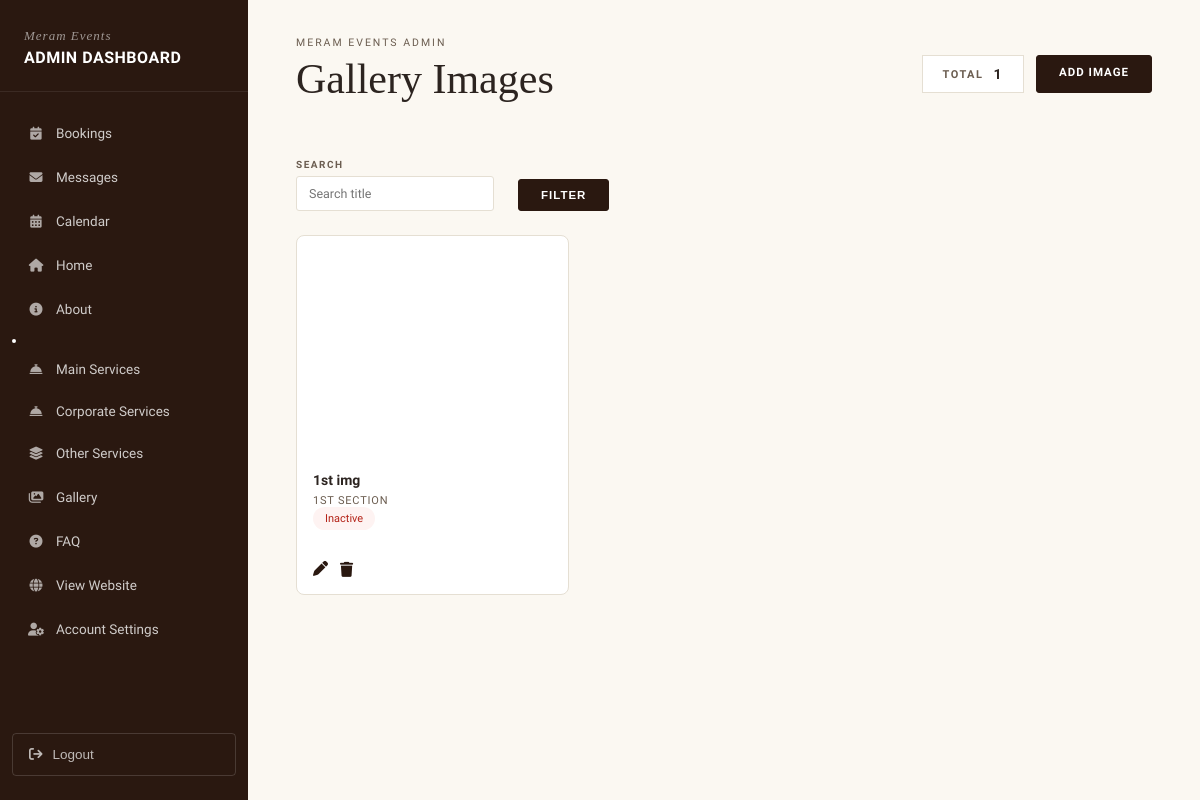
/dashboard/gallery/ (signed in), run on the app's committed database.
### main/models.py (models this page shows, shortened)
class GalleryImage(models.Model):
    CATEGORY_CHOICES = [
        ('section0', 'Intro Grid (9 images)'),
        ('section1', '1st Section'),
        ('section2', '2nd Section'),
        ('cts', 'CTS Section'),
    ]
    title = models.CharField(max_length=200)
    image = models.ImageField(upload_to='gallery/')
    category = models.CharField(
        max_length=50,
        choices=CATEGORY_CHOICES,
        default='section1'
    )
    is_featured = models.BooleanField(default=False)
    order = models.IntegerField(default=0)
    created_at = models.DateTimeField(auto_now_add=True)
    class Meta:
        ordering = ['order', '-created_at']

### main/views.py (the view)
@login_required(login_url='dashboard_login')
def gallery_manage(request):
    images = GalleryImage.objects.all()
    q = request.GET.get('q')
    category = request.GET.get('category')
    if q:
        images = images.filter(title__icontains=q)
    if category:
        images = images.filter(category=category)
    context = {
        'images': images,
        'total': images.count(),
        'query': q or '',
        'selected_category': category or '',
        'categories': GalleryImage.CATEGORY_CHOICES,
        'active_page': 'gallery',
        'unread_contacts': ContactSubmission.objects.filter(is_read=False).count(),
    }
    return render(
        request,
        'dashboard/gallery_manage.html',
        context
    )

### main/templates/dashboard/gallery_manage.html (shortened to what this page needs)
{% extends 'dashboard/dashboard_base.html' %}
{% block dashboard_content %}
<div class="db-breadcrumb">
    Meram Events Admin
</div>
<div class="db-header-row">
    <h1 class="db-page-title">
        Gallery Images
    </h1>
    <div style="display:flex;gap:12px;">
        <div class="db-total-badge">
            Total <strong>{{ total }}</strong>
        </div>
        <a href="{% url 'dashboard_gallery_create' %}"
           class="db-filter-go">
            Add Image
        </a>
    </div>
</div>
<form method="get" class="db-filter-bar">
    <div class="db-date-field">
        <label>Search</label>
        <input type="text"
               name="q"
               value="{{ query }}"
               placeholder="Search title">
    </div>
    <button class="db-filter-go">
        Filter
    </button>
</form>
<div class="gm-grid">
    {% for img in images %}
    <div class="gm-card" id="gallery-card-{{ img.pk }}">
        <img loading="lazy" decoding="async" src="{{ img.image.url }}"
             alt="{{ img.title }}">
        <div class="gm-card-body">
            <div class="gm-card-title">
                {{ img.title }}
            </div>
                <div class="gm-card-meta">
        {{ img.get_category_display }}
    </div>
            {% if img.is_featured %}
    <span class="cm-status cm-active">
        Active
    </span>
{% else %}
    <span class="cm-status cm-inactive">
        Inactive
    </span>
{% endif %}
            <div class="gm-actions">
                <div style="display:flex;gap:12px;">
                    <a href="{% url 'dashboard_gallery_update' img.pk %}"
                       title="Edit">
                        <i class="fa-solid fa-pen"></i>
                    </a>
                    <button type="button"
                            onclick="deleteGallery({{ img.pk }})"
                            title="Delete">
                        <i class="fa-solid fa-trash"></i>
                    </button>
                </div>
            </div>
        </div>
    </div>
    {% empty %}
    <div class="db-empty">
        No gallery images found.
    </div>
    {% endfor %}
</div>
{% endblock %}

### main/templates/dashboard/dashboard_base.html (style rules this page uses)
:root { --db-dark: #2A1810; --db-dark-2: #311F13; --db-maroon: #3D1A12; --db-cream: #FBF8F2; --db-border: #E5DFD3; --db-text: #2C2420; --db-text-mid:#6B5D50; --db-red: #B23A2E; --db-green: #3F7D4A; --db-gold: #C9A96E; }
* { margin:0;padding:0;box-sizing:border-box; }
body { font-family:'Hanken Grotesk',sans-serif; background:var(--db-cream); color:var(--db-text); font-size:14px; }
a { text-decoration:none;color:inherit; }
.db-breadcrumb { font-size:10.5px; letter-spacing:2px; text-transform:uppercase; color:var(--db-text-mid); margin-bottom:6px; font-weight:500; }
.db-page-title { font-family:'Cormorant Garamond',serif; font-size:42px; font-weight:500; color:var(--db-text); margin-bottom:28px; }
.db-header-row { display:flex; justify-content:space-between; align-items:flex-start; margin-bottom:28px; }
.db-total-badge { border:1px solid var(--db-border); background:#fff; padding:10px 20px; font-size:11px; letter-spacing:1.5px; text-transform:uppercase; font-weight:600; color:var(--db-text-mid); display:flex; gap:10px; align-items:center; }
.db-total-badge strong { color:var(--db-text); font-size:14px; }
.db-filter-bar { display:flex; align-items:flex-end; gap:24px; margin-bottom:24px; flex-wrap:wrap; }
.db-date-field { display:flex; flex-direction:column; gap:6px; }
.db-date-field label { font-size:10px; letter-spacing:1.5px; text-transform:uppercase; color:var(--db-text-mid); font-weight:600; }
.db-date-field input { border:1px solid var(--db-border); padding:9px 12px; font-family:'Hanken Grotesk',sans-serif; font-size:12.5px; color:var(--db-text); border-radius:3px; background:#fff; min-width:150px; }
.db-filter-go { border:1px solid var(--db-dark); background:var(--db-dark); color:#fff; padding:9px 22px; font-size:11.5px; letter-spacing:1px; text-transform:uppercase; font-weight:600; border-radius:3px; cursor:pointer; transition:opacity 0.2s; }

### main/templates/dashboard/gallery_manage.html (style rules this page uses)
.gm-grid { display:grid; grid-template-columns:repeat(4,1fr); gap:18px; }
.gm-card { background:#fff; border:1px solid var(--db-border); border-radius:8px; overflow:hidden; transition:.2s; }
.cm-status { display:inline-block; font-size:11px; padding:5px 12px; border-radius:30px; margin-bottom:14px; }
.cm-inactive { background:#fef3f2; color:#b42318; }
.gm-card img { width:100%; height:220px; object-fit:cover; display:block; }
.gm-card-body { padding:16px; }
.gm-card-title { font-size:14px; font-weight:600; margin-bottom:6px; }
.gm-card-meta { font-size:11px; text-transform:uppercase; letter-spacing:.8px; color:var(--db-text-mid); }
.gm-actions { display:flex; justify-content:space-between; align-items:center; margin-top:16px; }
.gm-actions a, .gm-actions button { border:none; background:none; cursor:pointer; color:var(--db-dark); font-size:15px; }
@media (max-width:1200px) { .gm-grid { grid-template-columns:repeat(3,1fr); } }

### data on the page
GalleryImage: image (picture), title "1st img", category "1ST SECTION", is_featured "Inactive"

### other printed values
{{ total }} "1"
